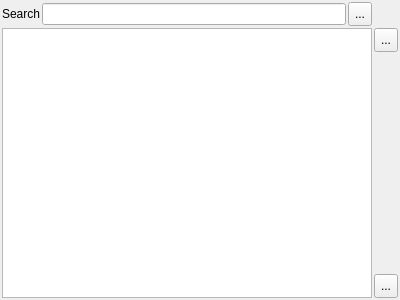
<?xml version="1.0" encoding="UTF-8"?>
<ui version="4.0">
 <class>DownloadsPage</class>
 <widget class="QWidget" name="DownloadsPage">
  <property name="geometry">
   <rect>
    <x>0</x>
    <y>0</y>
    <width>400</width>
    <height>300</height>
   </rect>
  </property>
  <property name="windowTitle">
   <string>Form</string>
  </property>
  <layout class="QGridLayout" name="gridLayout">
   <property name="leftMargin">
    <number>2</number>
   </property>
   <property name="topMargin">
    <number>2</number>
   </property>
   <property name="rightMargin">
    <number>2</number>
   </property>
   <property name="bottomMargin">
    <number>2</number>
   </property>
   <property name="spacing">
    <number>2</number>
   </property>
   <item row="0" column="0">
    <layout class="QHBoxLayout" name="horizontalLayout">
     <item>
      <widget class="QLabel" name="label">
       <property name="text">
        <string>Search</string>
       </property>
      </widget>
     </item>
     <item>
      <widget class="QLineEdit" name="searchBox"/>
     </item>
     <item>
      <widget class="QToolButton" name="clearSearchBox">
       <property name="minimumSize">
        <size>
         <width>24</width>
         <height>24</height>
        </size>
       </property>
       <property name="text">
        <string>...</string>
       </property>
      </widget>
     </item>
    </layout>
   </item>
   <item row="1" column="0">
    <widget class="QTableView" name="downloadsTable"/>
   </item>
   <item row="1" column="1">
    <layout class="QVBoxLayout" name="verticalLayout">
     <item>
      <widget class="QToolButton" name="openFolder">
       <property name="minimumSize">
        <size>
         <width>24</width>
         <height>24</height>
        </size>
       </property>
       <property name="text">
        <string>...</string>
       </property>
      </widget>
     </item>
     <item>
      <spacer name="verticalSpacer">
       <property name="orientation">
        <enum>Qt::Vertical</enum>
       </property>
       <property name="sizeHint" stdset="0">
        <size>
         <width>20</width>
         <height>40</height>
        </size>
       </property>
      </spacer>
     </item>
     <item>
      <widget class="QToolButton" name="clearHistory">
       <property name="minimumSize">
        <size>
         <width>24</width>
         <height>24</height>
        </size>
       </property>
       <property name="text">
        <string>...</string>
       </property>
      </widget>
     </item>
    </layout>
   </item>
  </layout>
 </widget>
 <resources/>
 <connections>
  <connection>
   <sender>clearSearchBox</sender>
   <signal>clicked()</signal>
   <receiver>searchBox</receiver>
   <slot>clear()</slot>
   <hints>
    <hint type="sourcelabel">
     <x>355</x>
     <y>17</y>
    </hint>
    <hint type="destinationlabel">
     <x>284</x>
     <y>16</y>
    </hint>
   </hints>
  </connection>
 </connections>
</ui>
